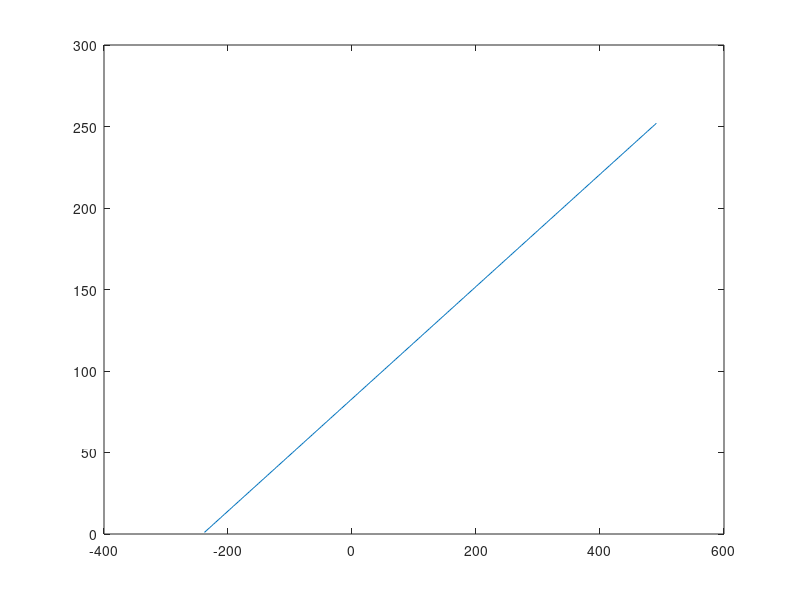
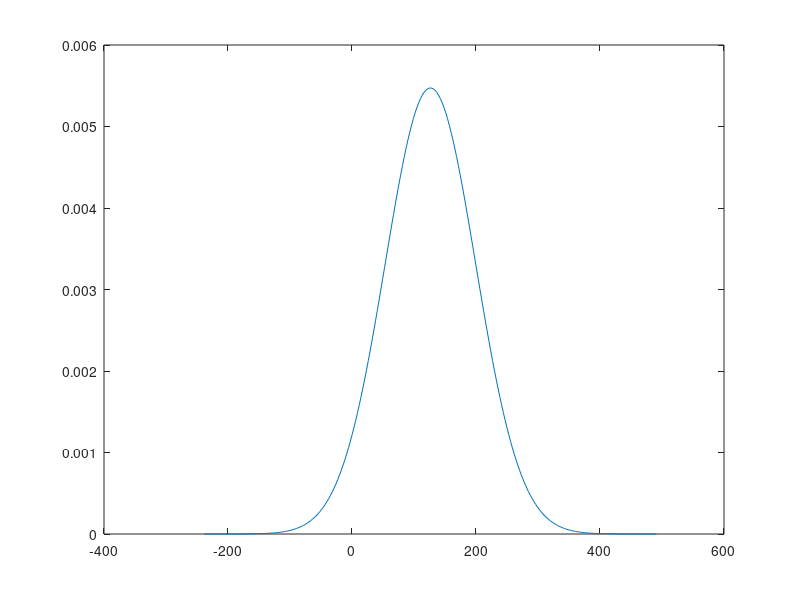

Source code (MATLAB) for these figures, in order:
clear,clc
figure(1);
%t=fetch(yahoo,'^GSPC','Close','1/1/2016','12/31/2016','d');
t=linspace(1,252,252);
point=length(t);
%y=flipud(t(:,2));
for i=1:point
    %y(i,1)=t(i,2);
    y(i,1)=t(1,i);
end
yMean=mean(y);
yStd=std(y);

x=linspace(yMean-5*yStd,yMean+5*yStd,point);
plot(x,y);

pd=fitdist(y,'normal');

figure(2)
sample=pdf(pd,x);
plot(x,sample);
%range
for i=1:point
    p(i)=-sample(i)*log2(sample(i));
end
P=sum(p)


